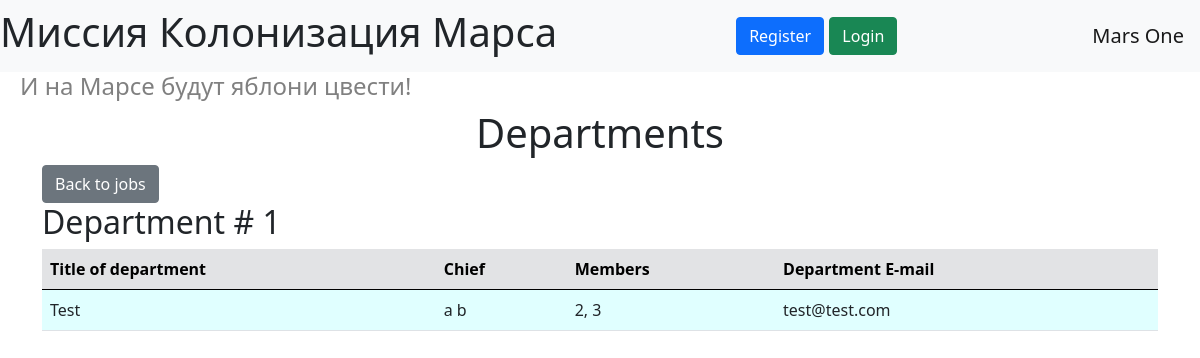
The page /departments on the database its author committed.
### data/models.py (models this page shows, shortened)
class Department(SqlAlchemyBase):
    __tablename__ = 'departments'
    id = sqlalchemy.Column(sqlalchemy.Integer,
                           primary_key=True, autoincrement=True)
    chief_id = sqlalchemy.Column(sqlalchemy.Integer, sqlalchemy.ForeignKey('users.id'))
    chief = sqlalchemy.orm.relationship('User')
    title = sqlalchemy.Column(sqlalchemy.String)
    members = sqlalchemy.Column(sqlalchemy.String)
    email = sqlalchemy.Column(sqlalchemy.String, unique=True)

class User(SqlAlchemyBase, UserMixin):
    __tablename__ = 'users'
    id = sqlalchemy.Column(sqlalchemy.Integer,
                           primary_key=True, autoincrement=True)
    surname = sqlalchemy.Column(sqlalchemy.String)
    name = sqlalchemy.Column(sqlalchemy.String)
    age = sqlalchemy.Column(sqlalchemy.Integer)
    position = sqlalchemy.Column(sqlalchemy.String)
    speciality = sqlalchemy.Column(sqlalchemy.String)
    address = sqlalchemy.Column(sqlalchemy.String)
    email = sqlalchemy.Column(sqlalchemy.String, unique=True)
    hashed_password = sqlalchemy.Column(sqlalchemy.String, nullable=True)
    modified_date = sqlalchemy.Column(sqlalchemy.DateTime,
                                      default=datetime.datetime.now)
    def __str__(self):
        return f'{self.surname} {self.name}'

### main.py (the view)
@app.route('/departments')
def departments():
    return render_template('departments.html', title='Departments',
                           departments=session.query(Department).all(),
                           message=request.args.get('message'),
                           message_type=request.args.get('message_type'))

### templates/departments.html (shortened to what this page needs)
{% extends 'base.html' %}
{% block content %}
    <h1 class="text-center">{{ title }}</h1>
    <a class="btn btn-secondary" href="/">Back to jobs</a>
    {% for dep in departments %}
        <h2>Department # {{ loop.index }}</h2>
        <table class="table">
            <thead>
                <tr class="table-secondary">
                    <th>Title of department</th>
                    <th>Chief</th>
                    <th>Members</th>
                    <th>Department E-mail</th>
                </tr>
            </thead>
            <tbody style="background-color: lightcyan">
                <tr>
                    <td>{{ dep.title }}</td>
                    <td>{{ dep.chief }}</td>
                    <td>{{ dep.members }}</td>
                    <td>{{ dep.email }}</td>
                </tr>
            </tbody>
        </table>
    {% endfor %}
{% endblock %}

### rows shown on the page
Department: title "Test", chief "a b", members "2, 3", email "test@test.com"

### other values the page prints
{{ title }} "Departments"
